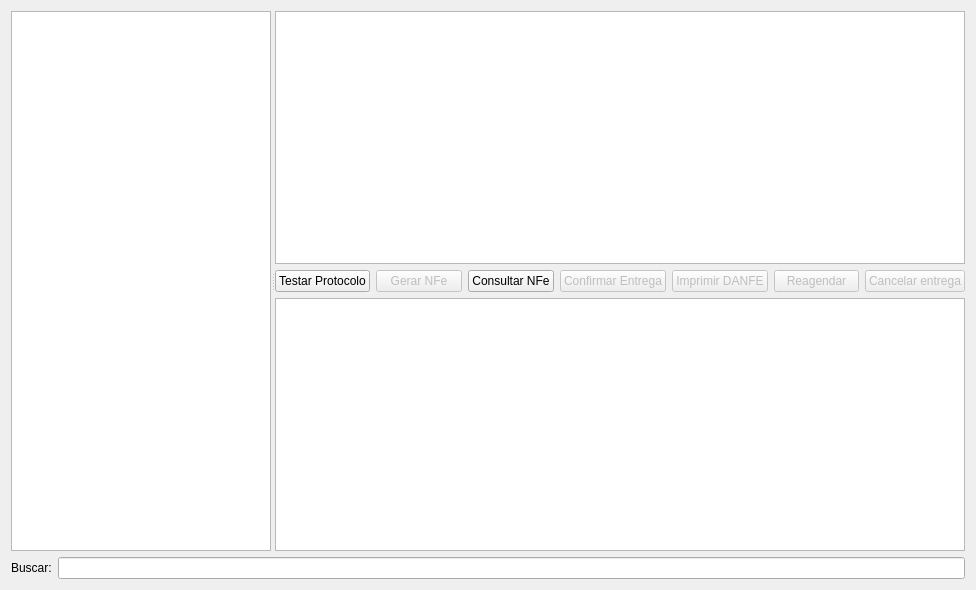
<?xml version="1.0" encoding="UTF-8"?>
<ui version="4.0">
 <class>CalendarioEntregas</class>
 <widget class="QWidget" name="CalendarioEntregas">
  <property name="geometry">
   <rect>
    <x>0</x>
    <y>0</y>
    <width>976</width>
    <height>590</height>
   </rect>
  </property>
  <property name="windowTitle">
   <string>Form</string>
  </property>
  <layout class="QGridLayout" name="gridLayout_3">
   <item row="1" column="0">
    <widget class="QLabel" name="labelBuscar">
     <property name="text">
      <string>Buscar:</string>
     </property>
    </widget>
   </item>
   <item row="1" column="1">
    <widget class="QLineEdit" name="lineEditBuscar"/>
   </item>
   <item row="0" column="0" colspan="2">
    <widget class="QSplitter" name="splitter">
     <property name="orientation">
      <enum>Qt::Horizontal</enum>
     </property>
     <widget class="TableView" name="tableCalendario">
      <property name="mouseTracking">
       <bool>true</bool>
      </property>
      <property name="editTriggers">
       <set>QAbstractItemView::NoEditTriggers</set>
      </property>
      <property name="selectionBehavior">
       <enum>QAbstractItemView::SelectRows</enum>
      </property>
     </widget>
     <widget class="QWidget" name="layoutWidget">
      <layout class="QGridLayout" name="gridLayout_2">
       <item row="0" column="0">
        <widget class="TableView" name="tableCarga">
         <property name="mouseTracking">
          <bool>true</bool>
         </property>
         <property name="editTriggers">
          <set>QAbstractItemView::NoEditTriggers</set>
         </property>
         <property name="selectionMode">
          <enum>QAbstractItemView::SingleSelection</enum>
         </property>
         <property name="selectionBehavior">
          <enum>QAbstractItemView::SelectRows</enum>
         </property>
        </widget>
       </item>
       <item row="1" column="0">
        <layout class="QGridLayout" name="gridLayout">
         <item row="0" column="3">
          <widget class="QPushButton" name="pushButtonConfirmarEntrega">
           <property name="enabled">
            <bool>false</bool>
           </property>
           <property name="text">
            <string>Confirmar Entrega</string>
           </property>
          </widget>
         </item>
         <item row="0" column="2">
          <widget class="QPushButton" name="pushButtonConsultarNFe">
           <property name="enabled">
            <bool>true</bool>
           </property>
           <property name="text">
            <string>Consultar NFe</string>
           </property>
          </widget>
         </item>
         <item row="0" column="4">
          <widget class="QPushButton" name="pushButtonImprimirDanfe">
           <property name="enabled">
            <bool>false</bool>
           </property>
           <property name="text">
            <string>Imprimir DANFE</string>
           </property>
          </widget>
         </item>
         <item row="0" column="1">
          <widget class="QPushButton" name="pushButtonGerarNFeEntregar">
           <property name="enabled">
            <bool>false</bool>
           </property>
           <property name="text">
            <string>Gerar NFe</string>
           </property>
          </widget>
         </item>
         <item row="0" column="5">
          <widget class="QPushButton" name="pushButtonReagendar">
           <property name="enabled">
            <bool>false</bool>
           </property>
           <property name="text">
            <string>Reagendar</string>
           </property>
          </widget>
         </item>
         <item row="0" column="6">
          <widget class="QPushButton" name="pushButtonCancelarEntrega">
           <property name="enabled">
            <bool>false</bool>
           </property>
           <property name="text">
            <string>Cancelar entrega</string>
           </property>
          </widget>
         </item>
         <item row="0" column="0">
          <widget class="QPushButton" name="pushButtonTestarProtocolo">
           <property name="enabled">
            <bool>true</bool>
           </property>
           <property name="text">
            <string>Testar Protocolo</string>
           </property>
          </widget>
         </item>
        </layout>
       </item>
       <item row="2" column="0">
        <widget class="TableView" name="tableProdutos">
         <property name="mouseTracking">
          <bool>true</bool>
         </property>
         <property name="editTriggers">
          <set>QAbstractItemView::NoEditTriggers</set>
         </property>
         <property name="selectionMode">
          <enum>QAbstractItemView::NoSelection</enum>
         </property>
         <property name="selectionBehavior">
          <enum>QAbstractItemView::SelectRows</enum>
         </property>
        </widget>
       </item>
      </layout>
     </widget>
    </widget>
   </item>
  </layout>
 </widget>
 <customwidgets>
  <customwidget>
   <class>TableView</class>
   <extends>QTableView</extends>
   <header>src/tableview.h</header>
  </customwidget>
 </customwidgets>
 <resources/>
 <connections/>
</ui>
